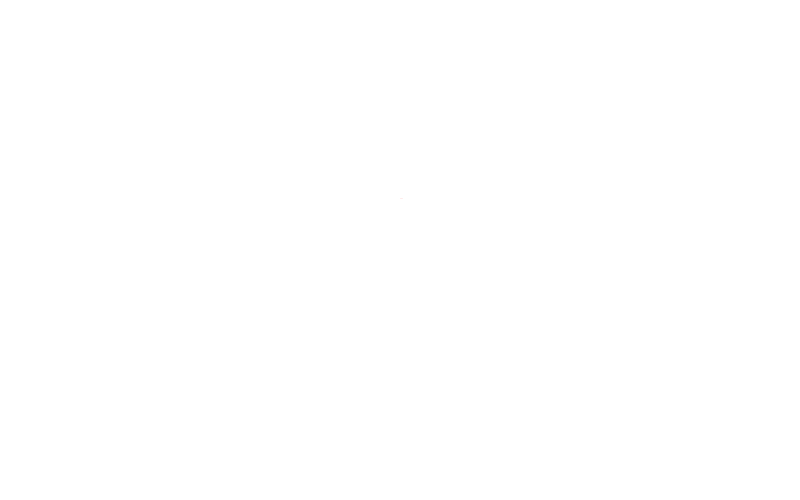
Frame 1 (no input)
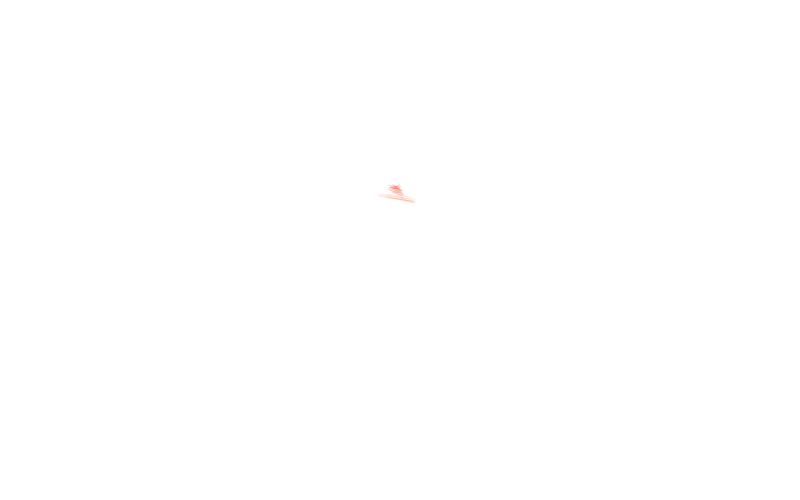
Frame 60 (the mouse pressed at the canvas centre just before this capture)
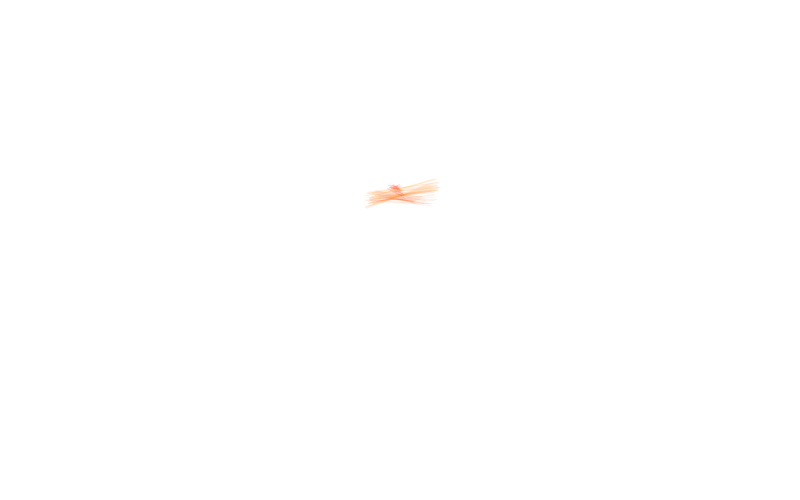
Frame 120 (the mouse held since frame 60 and released just before this capture)

The Processing sketch that drew these frames (run headless with seeded random() and noise(); from frame 60 on, the mouse is pressed at the canvas centre):

// Processing sketch: fruitflyArt2
// ── fruitflyArt2.pde
Fruitfly fly1 = new Fruitfly();
Fruitfly fly2 = new Fruitfly();
float hue = 0;

void setup() {
  size(800,500);
  background(255);
  colorMode(HSB);
}

void draw() {
   fly1.fly();
   fly1.zap();
   fly2.fly();
   fly2.zap();
   stroke(hue,255,255,20);
   noFill();
   line(fly1.flyX,fly1.flyY,fly2.flyX,fly2.flyY);
   hue = hue + 0.2;
   hue = hue % 50;
}

class Fruitfly {
  
  float flyX = 400;
  float flyY = 200;
  float flySize = 5;
  float flySpeed = 3;
  
  Fruitfly() {
    
  }
    
  void fly() {
  //   fill(flyHue,255,255,100);
  //   ellipse(flyX,flyY,flySize,flySize);
     flyX = flyX + random(0-flySpeed,flySpeed);
     flyY = flyY + random(0-flySpeed,flySpeed);
  }
  
  void zap() {
    
     if (flyX > width) {
        flyX = width/2;
     }
     if (flyX < 0) {
        flyX = width/2;
     }
     if (flyY > height) {
        flyY = height/2;
     }
     if (flyY < 0) {
        flyY = height/2;
     }

  }

}
